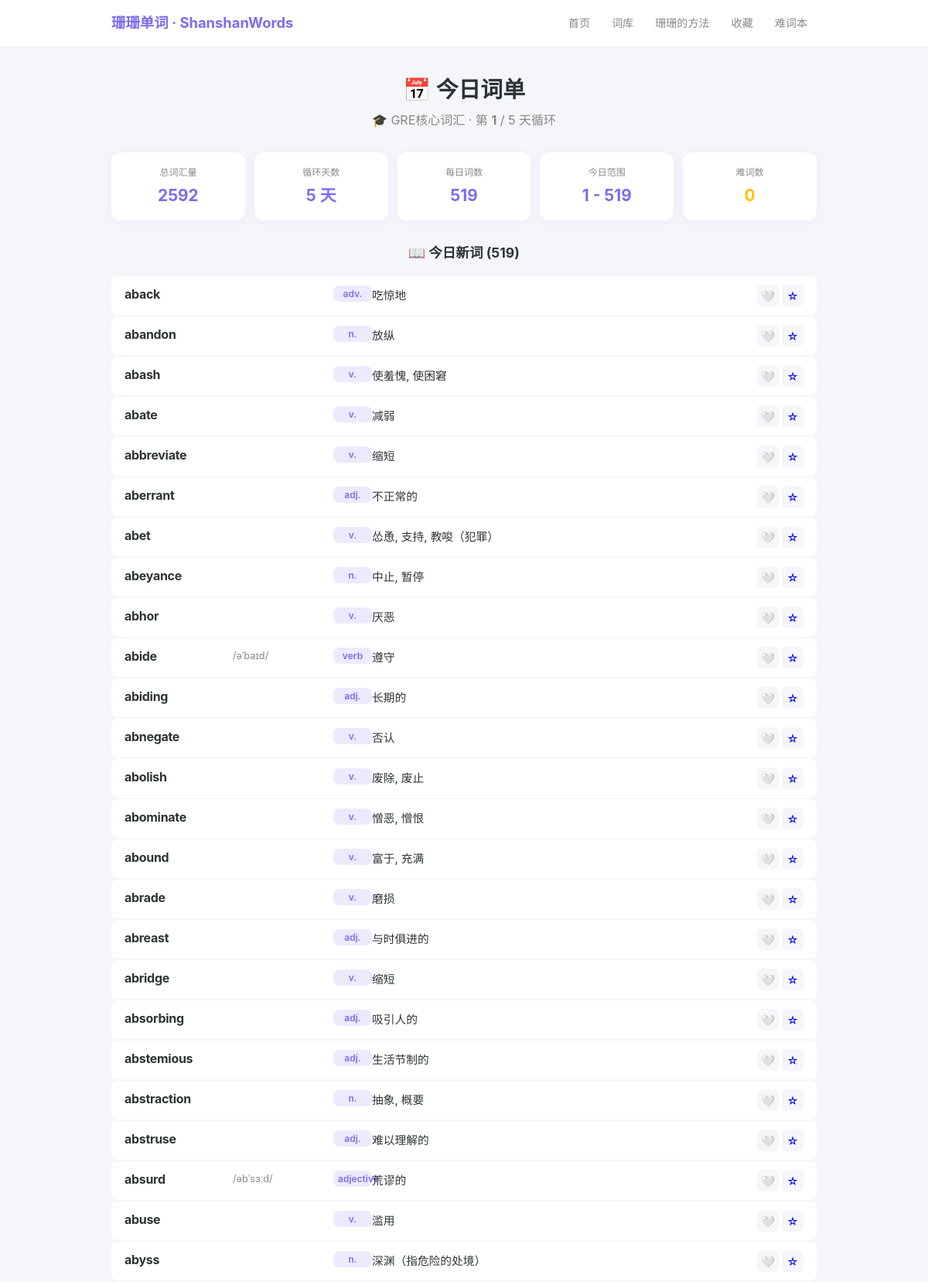
Screenshot of /plan (upper part) with the database file from the repository.
### tables this page shows
CREATE TABLE progress (
        word_id INTEGER PRIMARY KEY,
        is_favorite INTEGER DEFAULT 0,
        is_hard INTEGER DEFAULT 0,
        FOREIGN KEY (word_id) REFERENCES words(id)
    );

CREATE TABLE words (
        id INTEGER PRIMARY KEY AUTOINCREMENT,
        word TEXT NOT NULL,
        category TEXT NOT NULL,
        section TEXT,
        subcategory TEXT,
        phonetic TEXT,
        part_of_speech TEXT,
        meaning_cn TEXT,
        example_en TEXT,
        example_cn TEXT,
        source TEXT,
        difficulty INTEGER DEFAULT 1
    );

### app.py (the view)
@app.route("/plan")
def plan():
    cat = request.args.get("category","GRE")
    days = int(request.args.get("cycle_days",5))
    dayn = int(request.args.get("day_number",1))
    dayn = max(1, min(dayn, days))
    conn = get_db()
    cur = conn.cursor()
    cur.execute("SELECT w.*,p.is_favorite,p.is_hard FROM words w LEFT JOIN progress p ON w.id=p.word_id WHERE w.category=? ORDER BY w.id", (cat,))
    all_w = cur.fetchall()
    total = len(all_w)
    per_day = math.ceil(total / days) if total > 0 else 0
    start = (dayn-1)*per_day
    end = min(start+per_day, total)
    today = all_w[start:end] if total > 0 else []
    cur.execute("SELECT w.*,p.is_favorite,p.is_hard FROM words w JOIN progress p ON w.id=p.word_id WHERE p.is_hard=1 AND w.category=? ORDER BY w.word", (cat,))
    hard = cur.fetchall()
    conn.close()
    return render_template("plan.html", words=today, hard=hard,
                           cat=cat, days=days, dayn=dayn,
                           total=total, per_day=per_day,
                           start=start+1, end=end, cats=CATEGORIES)

### app.py (called while the page is built)
def get_db():
    conn = sqlite3.connect(DB_NAME)
    conn.row_factory = sqlite3.Row
    return conn

### templates/plan.html (shortened to what this page needs)
{% extends "base.html" %}
{% block content %}
<div class="page-header">
    <h1>📅 今日词单</h1>
    <p>
        {{ cats[cat].icon }} {{ cats[cat].label }} ·
        第 <strong>{{ dayn }}</strong> / {{ days }} 天循环
    </p>
</div>
<div class="plan-summary">
    <div class="summary-item">
        <span class="summary-label">总词汇量</span>
        <span class="summary-value">{{ total }}</span>
    </div>
    <div class="summary-item">
        <span class="summary-label">循环天数</span>
        <span class="summary-value">{{ days }} 天</span>
    </div>
    <div class="summary-item">
        <span class="summary-label">每日词数</span>
        <span class="summary-value">{{ per_day }}</span>
    </div>
    <div class="summary-item">
        <span class="summary-label">今日范围</span>
        <span class="summary-value">{{ start }} - {{ end }}</span>
    </div>
    <div class="summary-item">
        <span class="summary-label">难词数</span>
        <span class="summary-value highlight">{{ hard|length }}</span>
    </div>
</div>
<div class="section">
    <h2 class="section-title">📖 今日新词 ({{ words|length }})</h2>
    {% if words %}
    <div class="words-list">
        {% for word in words %}
        <div class="word-row">
            <div class="word-en">{{ word.word }}</div>
            <div class="word-ph">{{ word.phonetic }}</div>
            <div class="word-pos">{{ word.part_of_speech }}</div>
            <div class="word-cn">{{ word.meaning_cn }}</div>
            <div class="word-btns">
                <a href="/toggle_favorite/{{ word.id }}?next={{ request.url|urlencode }}" class="fav-btn">{{ '❤️' if word.is_favorite else '🤍' }}</a>
                <a href="/toggle_hard/{{ word.id }}?next={{ request.url|urlencode }}" class="hard-btn">{{ '⭐' if word.is_hard else '☆' }}</a>
            </div>
        </div>
        {% endfor %}
    </div>
    {% else %}
    <div class="empty-state">
        <p>🎉 本轮学习已完成！</p>
        <a href="/method" class="btn btn-purple">开始新一轮</a>
    </div>
    {% endif %}
</div>
{% endblock %}

### templates/base.html (shortened to what this page needs)
<!DOCTYPE html>
<html lang="zh-CN">
<head>
    <link rel="stylesheet" href="{{ url_for('static', filename='style.css') }}">
</head>
<body>
    <nav class="navbar">
        <div class="nav-container">
            <a href="/" class="nav-brand">珊珊单词 · ShanshanWords</a>
            <ul class="nav-links">
                <li><a href="/">首页</a></li>
                <li><a href="/library">词库</a></li>
                <li><a href="/method">珊珊的方法</a></li>
                <li><a href="/favorites">收藏</a></li>
                <li><a href="/hard_words">难词本</a></li>
            </ul>
        </div>
    </nav>
    <main class="container">
        {% block content %}{% endblock %}
    </main>
</body>
</html>

### static/style.css (style rules this page uses)
*, *::before, *::after { box-sizing: border-box; margin: 0; padding: 0; }
:root { --purple: #7c6cf0; --purple-dark: #6354d4; --purple-light: #ede9ff; --yellow: #ffc107; --green: #43a047; --red: #e53935; --bg: #f5f6fa; --card-bg: #ffffff; --text: #2d3436; --text-light: #888; --border: #e8ecf4; --radius: 14px; --shadow: 0 2px 12px rgba(124, 108, 240, 0.08); --shadow-hover: 0 6px 24px rgba(124, 108, 240, 0.16); }
body { font-family: -apple-system, BlinkMacSystemFont, 'Segoe UI', Roboto, sans-serif; background: var(--bg); color: var(--text); line-height: 1.6; min-height: 100vh; display: flex; flex-direction: column; }
.navbar { background: var(--card-bg); border-bottom: 1px solid var(--border); position: sticky; top: 0; z-index: 100; }
.nav-container { max-width: 960px; margin: 0 auto; padding: 0 24px; height: 60px; display: flex; align-items: center; justify-content: space-between; }
.nav-brand { font-size: 1.15rem; font-weight: 700; color: var(--purple); text-decoration: none; }
.nav-links { display: flex; list-style: none; gap: 4px; }
.nav-links a { color: var(--text-light); text-decoration: none; font-size: 0.88rem; padding: 6px 12px; border-radius: 20px; transition: all 0.2s; }
.container { max-width: 960px; margin: 0 auto; padding: 32px 24px 48px; flex: 1; width: 100%; }
.page-header { text-align: center; margin-bottom: 28px; }
.page-header h1 { font-size: 1.8rem; color: var(--text); margin-bottom: 4px; }
.page-header p { color: var(--text-light); }
.section { margin-bottom: 36px; }
.section-title { font-size: 1.1rem; color: var(--text); margin-bottom: 16px; text-align: center; }
.word-en { font-size: 1.6rem; font-weight: 700; color: var(--text); margin-bottom: 2px; letter-spacing: -0.5px; }
.word-ph { color: var(--text-light); font-size: 0.88rem; margin-bottom: 4px; }
.word-pos { color: var(--purple); font-size: 0.8rem; font-weight: 600; margin-bottom: 6px; display: inline-block; background: var(--purple-light); padding: 1px 8px; border-radius: 10px; }
.word-cn { font-size: 1.05rem; color: var(--text); line-height: 1.5; }
.plan-summary { display: grid; grid-template-columns: repeat(5, 1fr); gap: 12px; margin-bottom: 28px; }
.summary-item { background: var(--card-bg); border-radius: 12px; padding: 16px 12px; text-align: center; box-shadow: var(--shadow); }
.summary-label { display: block; font-size: 0.75rem; color: var(--text-light); margin-bottom: 4px; }
.summary-value { font-size: 1.3rem; font-weight: 700; color: var(--purple); }
.summary-value.highlight { color: var(--yellow); }
.words-list { display: flex; flex-direction: column; gap: 2px; }
.word-row { display: flex; align-items: center; gap: 0; background: var(--card-bg); border-radius: 8px; padding: 10px 16px; transition: all 0.15s; border: 1px solid transparent; }
.word-en { font-size: 1rem; font-weight: 700; color: var(--text); width: 140px; flex-shrink: 0; letter-spacing: -0.3px; }
.word-ph { color: var(--text-light); font-size: 0.8rem; width: 130px; flex-shrink: 0; }
.word-pos { color: var(--purple); font-size: 0.75rem; font-weight: 600; width: 50px; flex-shrink: 0; background: var(--purple-light); padding: 1px 6px; border-radius: 8px; text-align: center; }
.word-cn { flex: 1; font-size: 0.92rem; color: var(--text); line-height: 1.4; min-width: 0; }
.word-btns { display: flex; gap: 4px; flex-shrink: 0; margin-left: 8px; }
.fav-btn, .hard-btn { width: 28px; height: 28px; display: flex; align-items: center; justify-content: center; background: var(--bg); border: none; border-radius: 6px; text-decoration: none; font-size: 0.9rem; cursor: pointer; transition: all 0.15s; }

### rows the page displays
progress: word "aback", part_of_speech "adv.", meaning_cn "吃惊地", is_favorite "🤍", is_hard "☆"
progress: word "abandon", part_of_speech "n.", meaning_cn "放纵", is_favorite "🤍", is_hard "☆"
progress: word "abash", part_of_speech "v.", meaning_cn "使羞愧, 使困窘", is_favorite "🤍", is_hard "☆"
progress: word "abate", part_of_speech "v.", meaning_cn "减弱", is_favorite "🤍", is_hard "☆"
progress: word "abbreviate", part_of_speech "v.", meaning_cn "缩短", is_favorite "🤍", is_hard "☆"
progress: word "aberrant", part_of_speech "adj.", meaning_cn "不正常的", is_favorite "🤍", is_hard "☆"
progress: word "abet", part_of_speech "v.", meaning_cn "怂恿, 支持, 教唆（犯罪）", is_favorite "🤍", is_hard "☆"
progress: word "abeyance", part_of_speech "n.", meaning_cn "中止, 暂停", is_favorite "🤍", is_hard "☆"
progress: word "abhor", part_of_speech "v.", meaning_cn "厌恶", is_favorite "🤍", is_hard "☆"
progress: word "abide", phonetic "/əˈbaɪd/", part_of_speech "verb", meaning_cn "遵守", is_favorite "🤍", is_hard "☆"
progress: word "abiding", part_of_speech "adj.", meaning_cn "长期的", is_favorite "🤍", is_hard "☆"
progress: word "abnegate", part_of_speech "v.", meaning_cn "否认", is_favorite "🤍", is_hard "☆"
progress: word "abolish", part_of_speech "v.", meaning_cn "废除, 废止", is_favorite "🤍", is_hard "☆"
progress: word "abominate", part_of_speech "v.", meaning_cn "憎恶, 憎恨", is_favorite "🤍", is_hard "☆"
progress: word "abound", part_of_speech "v.", meaning_cn "富于, 充满", is_favorite "🤍", is_hard "☆"
progress: word "abrade", part_of_speech "v.", meaning_cn "磨损", is_favorite "🤍", is_hard "☆"
progress: word "abreast", part_of_speech "adj.", meaning_cn "与时俱进的", is_favorite "🤍", is_hard "☆"
progress: word "abridge", part_of_speech "v.", meaning_cn "缩短", is_favorite "🤍", is_hard "☆"
progress: word "absorbing", part_of_speech "adj.", meaning_cn "吸引人的", is_favorite "🤍", is_hard "☆"
progress: word "abstemious", part_of_speech "adj.", meaning_cn "生活节制的", is_favorite "🤍", is_hard "☆"
progress: word "abstraction", part_of_speech "n.", meaning_cn "抽象, 概要", is_favorite "🤍", is_hard "☆"
progress: word "abstruse", part_of_speech "adj.", meaning_cn "难以理解的", is_favorite "🤍", is_hard "☆"
progress: word "absurd", phonetic "/əbˈsɜːd/", part_of_speech "adjective", meaning_cn "荒谬的", is_favorite "🤍", is_hard "☆"
progress: word "abuse", part_of_speech "v.", meaning_cn "滥用", is_favorite "🤍", is_hard "☆"
progress: word "abyss", part_of_speech "n.", meaning_cn "深渊（指危险的处境）", is_favorite "🤍", is_hard "☆"

### other values shown
{{ cats[cat].icon }} "🎓"
{{ cats[cat].label }} "GRE核心词汇"
{{ dayn }} "1"
{{ days }} "5"
{{ total }} "2592"
{{ per_day }} "519"
{{ start }} "1"
{{ end }} "519"
{{ hard|length }} "0"
{{ words|length }} "519"
